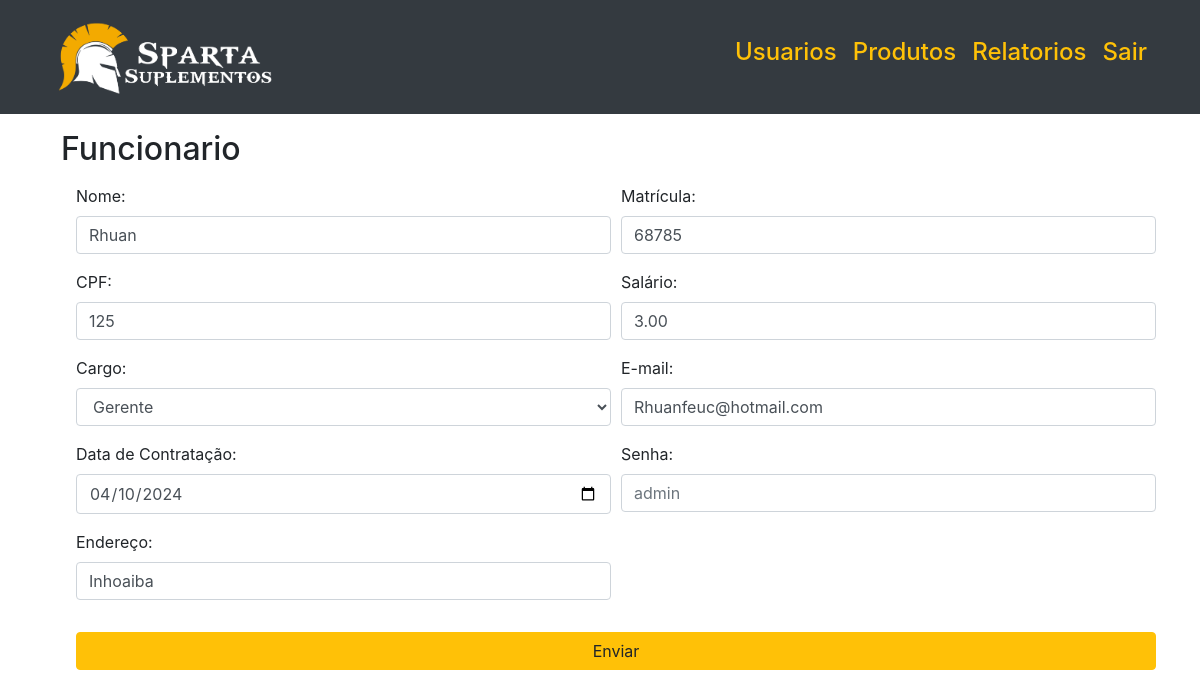
The page /adm/usuario_adm/editar_funcionario.php?usuario_id=28 on the database its author committed.
### tables this page shows
CREATE TABLE `funcionario` (
  `funcionario_id` int(11) NOT NULL,
  `usuario_id` int(11) DEFAULT NULL,
  `nome` varchar(100) DEFAULT NULL,
  `cpf` int(11) NOT NULL,
  `email` varchar(100) DEFAULT NULL,
  `cargo` varchar(100) DEFAULT NULL,
  `salario` decimal(10,2) DEFAULT NULL,
  `matricula` varchar(20) DEFAULT NULL,
  `data_contratacao` date DEFAULT NULL,
  `endereco` varchar(255) NOT NULL,
  `cep` varchar(20) DEFAULT NULL,
  `numero` varchar(20) DEFAULT NULL,
  `cidade` varchar(100) DEFAULT NULL,
  `estado` varchar(50) DEFAULT NULL,
  `complemento` varchar(100) DEFAULT NULL
);

### adm/usuario_adm/editar_funcionario.php (the view, shortened to what this page needs)
<!DOCTYPE html>
<html lang="pt-br">
<head>
    <link rel="stylesheet" href="https://cdn.jsdelivr.net/npm/bootstrap@4.0.0/dist/css/bootstrap.min.css"
 />
    <link rel="stylesheet" href="../../public/style.css">
</head>
<body>
    <nav class="navbar navbar-expand-md navbar-light bg-dark p-1 box-shadow">
        <div class="container">
            <a href="#" class="navbar-brand">
                <img class="imagem-login" src="../../img/Sparta Suplementos - Logo.png" alt="sparta" />
            </a>
            <div class="collapse navbar-collapse" id="navbarSupportedContent">
                <ul class="navbar-nav ml-auto">
                <li class="nav-item">
                        <h4><a class="nav-link text-warning" href="../usuario_adm/usuarios.php">Usuarios</a></h4>
                    </li>
                    <li class="nav-item">
                        <h4><a class="nav-link text-warning" href="../produto/lista_produtos.php">Produtos </a></h4>
                    </li>
                    <li class="nav-item">
                        <h4><a class="nav-link text-warning" href="../relatorio/relatorio.php">Relatorios</a></h4>
                    </li>
                    <li class="nav-item">
                        <h4><a class="nav-link text-warning" href="../usuario/login.php">Sair</a></h4>
                    </li>
                </ul>
            </div>
        </div>
    </nav>
    <section class="container">
    <h2 class="m-3">Funcionario</h2>
    <?php
include 'conexao.php';
if (isset($_GET['usuario_id']) && is_numeric($_GET['usuario_id'])) {
    $usuario_id = $_GET['usuario_id'];
    $query = "SELECT * FROM funcionario WHERE usuario_id = $usuario_id";
    $result = $conn->query($query);
    if ($result->num_rows == 1) {
        $row = $result->fetch_assoc();
        $nome = $row['nome'];
        $matricula = $row['matricula'];
        $cpf = $row['cpf'];
        $salario = $row['salario'];
        $data_contratacao = $row['data_contratacao'];
        $email = $row['email'];
        $endereco = $row['endereco'];
        $nome = $row['nome'];
    } else {
        echo "Cliente não encontrado.";
    }
} else {
    echo "ID do usuário inválido ou não fornecido.";
}
?>
 <form action="salvar_edit_funcionario.php" method="post" class="m-3 container">
    <div class="form-row">
        <div class="form-group col-md-6">
            <label for="nome">Nome:</label>
            <input type="text" class="form-control" id="nome" name="nome" value="<?php echo $nome; ?>" required>
        </div>
        <div class="form-group col-md-6">
            <label for="matricula">Matrícula:</label>
            <input type="text" class="form-control" id="matricula" placeholder="Digite 5 digitos" name="matricula" pattern="\d{5}" title="Digite exatamente 5 números" value="<?php echo $matricula; ?>"required>
        </div>
    </div>
    <div class="form-row">
        <div class="form-group col-md-6">
            <label for="cpf">CPF:</label>
            <input type="text" class="form-control" id="cpf" name="cpf" pattern="\d{3}\.\d{3}\.\d{3}-\d{2}" title="Digite o CPF no formato 999.999.999-99"value="<?php echo $cpf; ?>" required>
        </div>
        <div class="form-group col-md-6">
            <label for="salario">Salário:</label>
            <input type="text" class="form-control" id="salario" name="salario" pattern="^\d{1,3}(\.\d{3})*(,\d{2})?$" title="Digite um valor válido  Ex: 5.000,00"value="<?php echo $salario; ?>" required>
        </div>
    </div>
    <div class="form-row">
        <div class="form-group col-md-6">
            <label for="cargo" >Cargo:</label>
            <select class="form-control" id="cargo" name="cargo" required>
                <option value="Gerente">Gerente</option>
            </select>
        </div>
        <div class="form-group col-md-6">
            <label for="email">E-mail:</label>
            <input type="email" class="form-control" id="email" name="email"pattern="[a-zA-Z0-9._%+-]+@[a-zA-Z0-9.-]+\.[a-zA-Z]{2,}" title="Por favor, insira um endereço de e-mail válido" value="<?php echo $email; ?>" required>
        </div>
    </div>
    <div class="form-row">
        <div class="form-group col-md-6">
            <label for="data_contratacao">Data de Contratação:</label>
            <input type="date" class="form-control" id="data_contratacao" name="data_contratacao" value="<?php echo $data_contratacao; ?>"required>
        </div>
        <div class="form-group col-md-6">
            <label for="senha">Senha:</label>
            <input type="password" class="form-control" id="senha" name="senha" required placeholder="admin">
        </div>
    </div>
    <div class="form-row">
        <div class="form-group col-md-6">
                <label for="endereco">Endereço:</label>
                <input type="text" class="form-control" id="endereco" name="endereco"value="<?php echo $endereco; ?>" required>
            </div>
    </div>
    <button type="submit" class="btn btn-warning w-100 mt-3">Enviar</button>
</form>
    </section>
</body>
</html>

### public/style.css (style rules this page uses)
.imagem-login { width: 15rem; }

### rows shown on the page
funcionario: nome "Rhuan", matricula "68785", email "Rhuanfeuc@hotmail.com", data_contratacao "04/10/2024"
